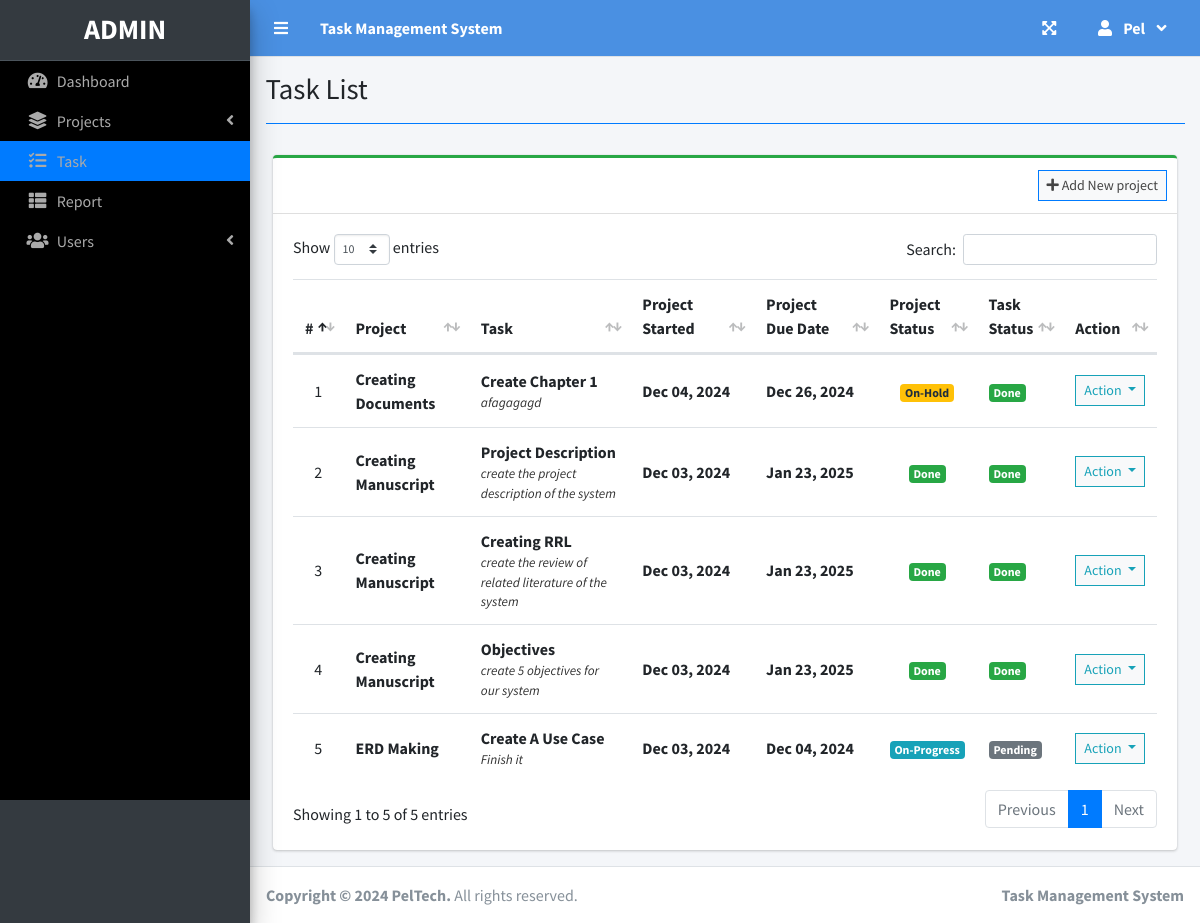
The app's page /index.php?page=task_list (signed in) with its own data.
### tables this page shows
CREATE TABLE `task_list` (
  `id` int(30) NOT NULL,
  `project_id` int(30) NOT NULL,
  `task` varchar(200) NOT NULL,
  `description` text NOT NULL,
  `status` tinyint(4) NOT NULL,
  `date_created` datetime NOT NULL DEFAULT current_timestamp()
);

CREATE TABLE `project_list` (
  `id` int(30) NOT NULL,
  `name` varchar(200) NOT NULL,
  `description` text NOT NULL,
  `status` tinyint(2) NOT NULL,
  `start_date` date NOT NULL,
  `end_date` date NOT NULL,
  `manager_id` int(30) NOT NULL,
  `user_ids` text NOT NULL,
  `date_created` datetime NOT NULL DEFAULT current_timestamp()
);

### task_list.php (the view, shortened to what this page needs)
<?php include'db_connect.php' ?>
<div class="col-lg-12">
	<div class="card card-outline card-success">
		<div class="card-header">
			<div class="card-tools">
				<a class="btn btn-block btn-sm btn-default btn-flat border-primary" href="./index.php?page=new_project"><i class="fa fa-plus"></i> Add New project</a>
			</div>
		</div>
		<div class="card-body">
			<table class="table tabe-hover table-condensed" id="list">
				<colgroup>
					<col width="5%">
					<col width="15%">
					<col width="20%">
					<col width="15%">
					<col width="15%">
					<col width="10%">
					<col width="10%">
					<col width="10%">
				</colgroup>
				<thead>
					<tr>
						<th class="text-center">#</th>
						<th>Project</th>
						<th>Task</th>
						<th>Project Started</th>
						<th>Project Due Date</th>
						<th>Project Status</th>
						<th>Task Status</th>
						<th>Action</th>
					</tr>
				</thead>
				<tbody>
					<?php
					$i = 1;
					$where = "";
					$stat = array("Pending","Started","On-Progress","On-Hold","Over Due","Done");
					$qry = $conn->query("SELECT t.*,p.name as pname,p.start_date,p.status as pstatus, p.end_date,p.id as pid FROM task_list t inner join project_list p on p.id = t.project_id $where order by p.name asc");
					while($row= $qry->fetch_assoc()):
						$trans = get_html_translation_table(HTML_ENTITIES,ENT_QUOTES);
						unset($trans["\""], $trans["<"], $trans[">"], $trans["<h2"]);
						$desc = strtr(html_entity_decode($row['description']),$trans);
						$desc=str_replace(array("<li>","</li>"), array("",", "), $desc);
		                $cprog = $conn->query("SELECT * FROM task_list where project_id = {$row['pid']} and status = 3")->num_rows;
		                $prod = $conn->query("SELECT * FROM user_productivity where project_id = {$row['pid']}")->num_rows;
		                if($row['pstatus'] == 0 && strtotime(date('Y-m-d')) >= strtotime($row['start_date'])):
		                if($prod  > 0  || $cprog > 0)
		                  $row['pstatus'] = 2;
		                else
		                  $row['pstatus'] = 1;
		                elseif($row['pstatus'] == 0 && strtotime(date('Y-m-d')) > strtotime($row['end_date'])):
		                $row['pstatus'] = 4;
		                endif;
					?>
					<tr>
						<td class="text-center"><?php echo $i++ ?></td>
						<td>
							<p><b><?php echo ucwords($row['pname']) ?></b></p>
						</td>
						<td>
							<p><b><?php echo ucwords($row['task']) ?></b></p>
							<p class="truncate"><?php echo strip_tags($desc) ?></p>
						</td>
						<td><b><?php echo date("M d, Y",strtotime($row['start_date'])) ?></b></td>
						<td><b><?php echo date("M d, Y",strtotime($row['end_date'])) ?></b></td>
						<td class="text-center">
							<?php
							  if($stat[$row['pstatus']] =='Pending'){
							  	echo "<span class='badge badge-secondary'>{$stat[$row['pstatus']]}</span>";
							  }elseif($stat[$row['pstatus']] =='Started'){
							  	echo "<span class='badge badge-primary'>{$stat[$row['pstatus']]}</span>";
							  }elseif($stat[$row['pstatus']] =='On-Progress'){
							  	echo "<span class='badge badge-info'>{$stat[$row['pstatus']]}</span>";
							  }elseif($stat[$row['pstatus']] =='On-Hold'){
							  	echo "<span class='badge badge-warning'>{$stat[$row['pstatus']]}</span>";
							  }elseif($stat[$row['pstatus']] =='Over Due'){
							  	echo "<span class='badge badge-danger'>{$stat[$row['pstatus']]}</span>";
							  }elseif($stat[$row['pstatus']] =='Done'){
							  	echo "<span class='badge badge-success'>{$stat[$row['pstatus']]}</span>";
							  }
							?>
						</td>
						<td>
                        	<?php
                        	if($row['status'] == 1){
						  		echo "<span class='badge badge-secondary'>Pending</span>";
                        	}elseif($row['status'] == 2){
						  		echo "<span class='badge badge-primary'>On-Progress</span>";
                        	}elseif($row['status'] == 3){
						  		echo "<span class='badge badge-success'>Done</span>";
                        	}
                        	?>
                        </td>
						<td class="text-center">
							<button type="button" class="btn btn-default btn-sm btn-flat border-info wave-effect text-info dropdown-toggle" data-toggle="dropdown" aria-expanded="true">
		                      Action
		                    </button>
						</td>
					</tr>
				<?php endwhile; ?>
				</tbody>
			</table>
		</div>
	</div>
</div>

### index.php (shortened to what this page needs)
<!DOCTYPE html>
<html lang="en">
<?php
	include 'header.php'
?>
<body class="hold-transition sidebar-mini layout-fixed layout-navbar-fixed layout-footer-fixed">
<div class="wrapper">
  <?php include 'topbar.php' ?>
  <?php include 'sidebar.php' ?>
  <div class="content-wrapper">
    <div class="content-header">
      <div class="container-fluid">
        <div class="row mb-2">
          <div class="col-sm-6">
            <h1 class="m-0"><?php echo $title ?></h1>
          </div>
        </div>
            <hr class="border-primary">
      </div>
    </div>
    <section class="content">
      <div class="container-fluid">
         <?php
            $page = isset($_GET['page']) ? $_GET['page'] : 'home';
            if(!file_exists($page.".php")){
                include '404.html';
            }else{
            include $page.'.php';
            }
          ?>
      </div>
    </section>
  </div>
  <footer class="main-footer">
    <strong>Copyright &copy; 2024 <a ">PelTech</a>.</strong>
    All rights reserved.
    <div class="float-right d-none d-sm-inline-block">
      <b><?php echo $_SESSION['system']['name'] ?></b>
    </div>
  </footer>
</div>
</body>
</html>

### header.php (shortened to what this page needs)
<head>
  <?php
  $title = isset($_GET['page']) ? ucwords(str_replace("_", ' ', $_GET['page'])) : "Home";
  ?>
  <link rel="stylesheet" href="assets/plugins/fontawesome-free/css/all.min.css">
  <link rel="stylesheet" href="assets/plugins/overlayScrollbars/css/OverlayScrollbars.min.css">
  <link rel="stylesheet" href="assets/plugins/datatables-bs4/css/dataTables.bootstrap4.min.css">
  <link rel="stylesheet" href="assets/plugins/datatables-responsive/css/responsive.bootstrap4.min.css">
  <link rel="stylesheet" href="assets/plugins/datatables-buttons/css/buttons.bootstrap4.min.css">
  <link rel="stylesheet" href="assets/plugins/select2/css/select2.min.css">
  <link rel="stylesheet" href="assets/plugins/select2-bootstrap4-theme/select2-bootstrap4.min.css">
  <link rel="stylesheet" href="assets/plugins/sweetalert2-theme-bootstrap-4/bootstrap-4.min.css">
  <link rel="stylesheet" href="assets/plugins/toastr/toastr.min.css">
  <link rel="stylesheet" href="assets/plugins/dropzone/min/dropzone.min.css">
  <link rel="stylesheet" href="assets/dist/css/jquery.datetimepicker.min.css">
  <link rel="stylesheet" href="assets/plugins/icheck-bootstrap/icheck-bootstrap.min.css">
  <link rel="stylesheet" href="assets/plugins/bootstrap4-toggle/css/bootstrap4-toggle.min.css">
  <link rel="stylesheet" href="assets/dist/css/adminlte.min.css">
  <link rel="stylesheet" href="assets/dist/css/styles.css">
  <link rel="stylesheet" href="assets/plugins/summernote/summernote-bs4.min.css">
</head>

### topbar.php (shortened to what this page needs)
<nav class="main-header navbar navbar-expand navbar-primary navbar-dark ">
  <ul class="navbar-nav">
    <?php if(isset($_SESSION['login_id'])): ?>
    <li class="nav-item">
      <a class="nav-link" data-widget="pushmenu" href="" role="button"><i class="fas fa-bars"></i></a>
    </li>
  <?php endif; ?>
    <li>
      <a class="nav-link text-white"  href="./" role="button"> <large><b><?php echo $_SESSION['system']['name'] ?></b></large></a>
    </li>
  </ul>
  <ul class="navbar-nav ml-auto">
    <li class="nav-item">
      <a class="nav-link" data-widget="fullscreen" href="#" role="button">
        <i class="fas fa-expand-arrows-alt"></i>
      </a>
    </li>
   <li class="nav-item dropdown">
          <a class="nav-link"  data-toggle="dropdown" aria-expanded="true" href="javascript:void(0)">
            <span>
              <div class="d-felx badge-pill">
                <span class="fa fa-user mr-2"></span>
                <span><b><?php echo ucwords($_SESSION['login_firstname']) ?></b></span>
                <span class="fa fa-angle-down ml-2"></span>
              </div>
            </span>
          </a>
    </li>
  </ul>
</nav>

### sidebar.php (shortened to what this page needs)
<aside class="main-sidebar sidebar-dark-primary elevation-4">
  <div class="dropdown">
 	<a href="./" class="brand-link">
      <?php if($_SESSION['login_type'] == 1): ?>
      <h3 class="text-center p-0 m-0"><b>ADMIN</b></h3>
      <?php else: ?>
      <h3 class="text-center p-0 m-0"><b>USER</b></h3>
      <?php endif; ?>
  </a>
  </div>
  <div class="sidebar pb-4 mb-4">
    <nav class="mt-2">
      <ul class="nav nav-pills nav-sidebar flex-column nav-flat" data-widget="treeview" role="menu" data-accordion="false">
        <li class="nav-item dropdown">
          <a href="./" class="nav-link nav-home">
            <i class="nav-icon fas fa-tachometer-alt"></i>
            <p>
              Dashboard
            </p>
          </a>
        </li>
        <li class="nav-item">
          <a href="#" class="nav-link nav-edit_project nav-view_project">
            <i class="nav-icon fas fa-layer-group"></i>
            <p>
              Projects
              <i class="right fas fa-angle-left"></i>
            </p>
          </a>
        </li>
        <li class="nav-item">
              <a href="./index.php?page=task_list" class="nav-link nav-task_list">
                <i class="fas fa-tasks nav-icon"></i>
                <p>Task</p>
              </a>
        </li>
        <?php if($_SESSION['login_type'] != 3): ?>
         <li class="nav-item">
              <a href="./index.php?page=reports" class="nav-link nav-reports">
                <i class="fas fa-th-list nav-icon"></i>
                <p>Report</p>
              </a>
        </li>
        <?php endif; ?>
        <?php if($_SESSION['login_type'] == 1): ?>
        <li class="nav-item">
          <a href="#" class="nav-link nav-edit_user">
            <i class="nav-icon fas fa-users"></i>
            <p>
              Users
              <i class="right fas fa-angle-left"></i>
            </p>
          </a>
        </li>
      <?php endif; ?>
      </ul>
    </nav>
  </div>
</aside>

### task_list.php (style rules this page uses)
table p { margin: unset !important; }
table td { vertical-align: middle !important }

### records on screen
task_list: project_list.name "Creating Documents", task "Create Chapter 1", description "afagagagd", project_list.start_date "Dec 04, 2024", project_list.end_date "Dec 26, 2024", project_list.status "On-Hold", status "Done"
task_list: project_list.name "Creating Manuscript", task "Project Description", description "create the project description of the system", project_list.start_date "Dec 03, 2024", project_list.end_date "Jan 23, 2025", project_list.status "Done", status "Done"
task_list: project_list.name "Creating Manuscript", task "Creating RRL", description "create the review of related literature of the system", project_list.start_date "Dec 03, 2024", project_list.end_date "Jan 23, 2025", project_list.status "Done", status "Done"
task_list: project_list.name "Creating Manuscript", task "Objectives", description "create 5 objectives for our system", project_list.start_date "Dec 03, 2024", project_list.end_date "Jan 23, 2025", project_list.status "Done", status "Done"
task_list: project_list.name "ERD Making", task "Create A Use Case", description "Finish it", project_list.start_date "Dec 03, 2024", project_list.end_date "Dec 04, 2024", pstatus "On-Progress", status "Pending"

### other values on screen
$_SESSION['system']['name'] "Task Management System"
$_SESSION['login_firstname'] "Pel"
$title "Task List"
